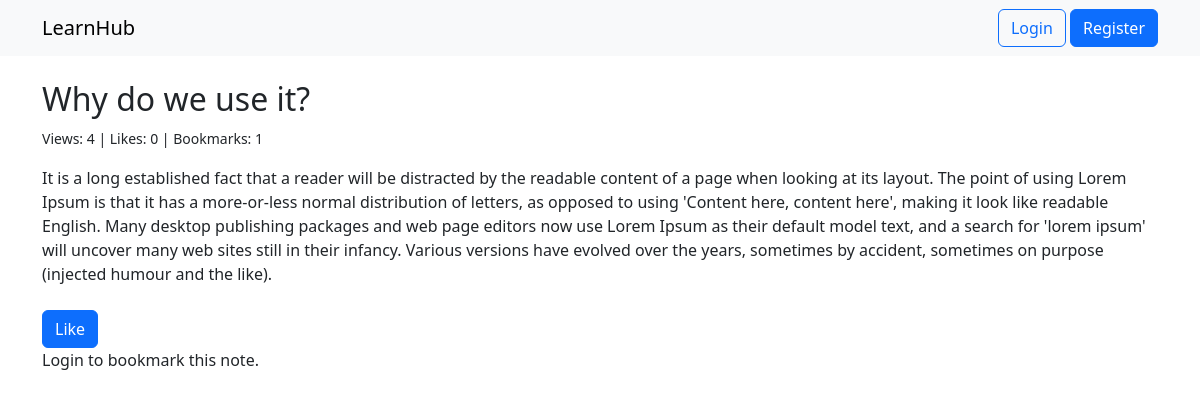
/note.php?id=3, run on the app's committed database.
### tables this page shows
CREATE TABLE `notes` (
  `id` int(11) NOT NULL,
  `user_id` int(11) NOT NULL,
  `title` varchar(255) NOT NULL,
  `content` text NOT NULL,
  `category` varchar(100) NOT NULL,
  `bookmarks` int(11) NOT NULL,
  `likes` int(11) NOT NULL,
  `views` int(11) NOT NULL,
  `created_at` timestamp NOT NULL DEFAULT current_timestamp()
);

### note.php (the view, shortened to what this page needs)
<?php
include 'db.php';
$note_id = isset($_GET['id']) ? intval($_GET['id']) : 0;
$user_id = isset($_SESSION['user_id']) ? $_SESSION['user_id'] : null;
$note_query = "SELECT * FROM notes WHERE id = $note_id";
$result = mysqli_query($conn, $note_query);
$note = mysqli_fetch_assoc($result);
$liked = false;
$bookmarked = false;
?>
<!DOCTYPE html>
<html lang="en">
<head>
    <link href="https://cdn.jsdelivr.net/npm/bootstrap@5.3.0/dist/css/bootstrap.min.css" rel="stylesheet">
</head>
<body>
    <nav class="navbar navbar-expand-lg navbar-light bg-light px-3 mx-10">
        <div class="container">
            <a class="navbar-brand" href="index.php">LearnHub</a>
            <div class="ms-auto">
                <?php if ($user_id): ?>
                    <a href="dashboard.php" class="btn btn-primary">Dashboard</a>
                <?php else: ?>
                    <a href="auth.php" class="btn btn-outline-primary">Login</a>
                    <a href="auth.php" class="btn btn-primary">Register</a>
                <?php endif; ?>
            </div>
        </div>
    </nav>
    <div class="container mt-4">
        <h2><?php echo htmlspecialchars($note['title']); ?></h2>
        <p><small>Views: <?= $note['views'] ?> | Likes: <?= $note['likes'] ?> | Bookmarks: <?= $note['bookmarks'] ?></small></p>
        <div class="mb-4">
            <p><?php echo nl2br(htmlspecialchars($note['content'])); ?></p>
        </div>
        <button class="btn btn-primary" id="like-btn" <?php echo $liked ? 'disabled' : ''; ?>><?php echo $liked ? 'Liked' : 'Like'; ?></button>
        <?php if ($user_id): ?>
            <button class="btn btn-warning" id="bookmark-btn"> <?php echo $bookmarked ? 'Remove Bookmark' : 'Bookmark'; ?> </button>
        <?php else: ?>
            <p>Login to bookmark this note.</p>
        <?php endif; ?>
    </div>
</body>
</html>

### data on the page
notes: title "Why do we use it?", views "4", likes "0", bookmarks "1", content "It is a long established fact that a reader will be distracted by the readable content of a page when looking at its layout. The point of using Lorem Ipsum is that it has a more-or-less normal distribution of letters, as opposed to using 'Content here, content here', making it look like readable English. Many desktop publishing packages and web page editors now use Lorem Ipsum as their default model text, and a search for 'lorem ipsum' will uncover many web sites still in their infancy. Various versions have evolved over the years, sometimes by accident, sometimes on purpose (injected humour and the like)."
